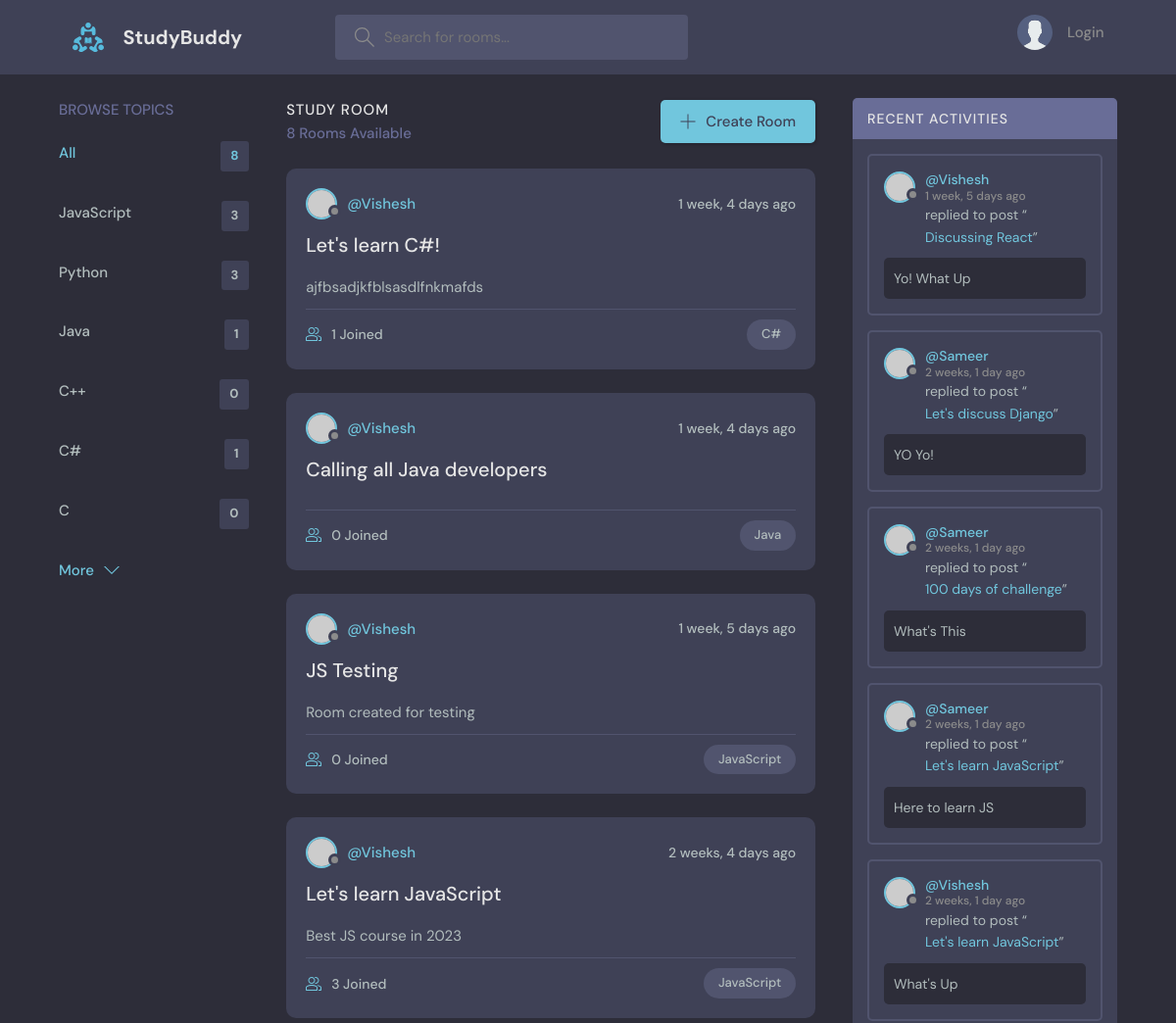
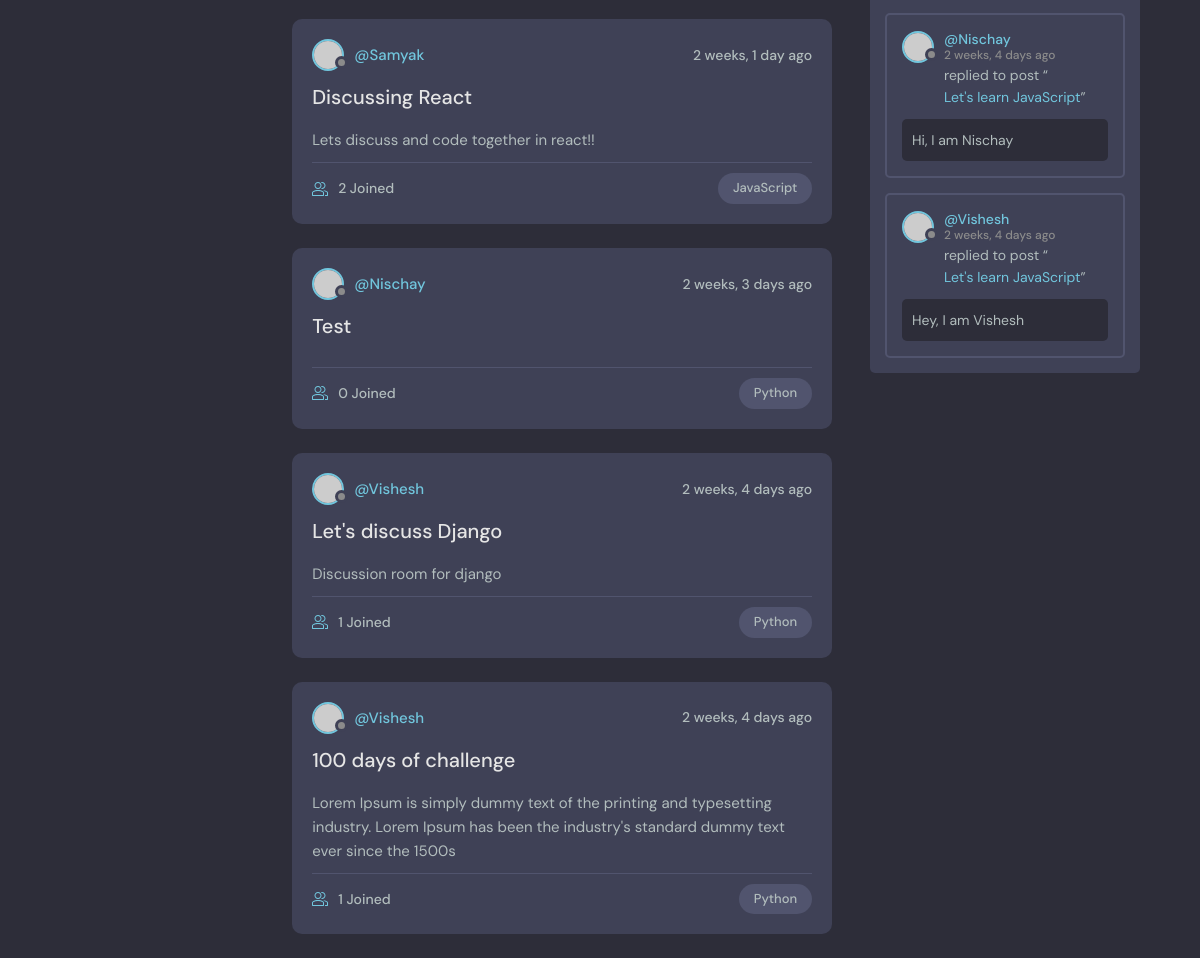
The page / on the database its author committed (2 pictures, top to bottom).
### base/models.py (models this page shows, shortened)
class Topic(models.Model):
    name = models.CharField(max_length=200)
    def __str__(self) -> str:
        return self.name

class Room(models.Model):
    host = models.ForeignKey(User, on_delete=models.SET_NULL, null=True)
    topic = models.ForeignKey(Topic, on_delete=models.SET_NULL, null=True)
    name = models.CharField(max_length=200)
    description = models.TextField(null=True, blank=True)
    participants = models.ManyToManyField(User, related_name='participants', blank=True)
    updated = models.DateTimeField(auto_now=True)
    created = models.DateTimeField(auto_now_add=True)
    def __str__(self) -> str:
        return self.name
    class Meta:
        ordering = ['-updated', '-created']

class Message(models.Model):
    user = models.ForeignKey(User, on_delete=models.CASCADE)
    room = models.ForeignKey(Room, on_delete=models.CASCADE)
    body = models.TextField()
    updated = models.DateTimeField(auto_now=True)
    created = models.DateTimeField(auto_now_add=True)
    class Meta:
        ordering = ['-updated', '-created']

### base/views.py (the view)
# urls.py: 2. Add a URL to urlpatterns:  path('', views.home, name='home')
def home(request):
    q = request.GET.get('q')
    topics = Topic.objects.all()
    rooms = Room.objects.all()
    msgs = Message.objects.all()  # ordering set in Message class in models using Meta dunctionality
    if q != None:
        rooms = Room.objects.filter(Q(topic__name__icontains=q) | Q(name__icontains=q) | Q(description__icontains=q))
        msgs = Message.objects.filter(Q(room__topic__name__icontains=q))
    room_count = rooms.count()
    context = {'rooms' : rooms, 'topics' : topics, 'room_count' : room_count, 'all_messages' : msgs}
    return render(request, 'base/home.html', context)

### base/templates/base/home.html
{% extends 'main.html' %}
{% block content %}
    <main class="layout layout--3">
      <div class="container">
        {% include 'base/topics_component.html' %}
        {% include 'base/feed_component.html' %}
        {% include 'base/activity_component.html' %}
      </div>
    </main>
{% endblock content %}

### base/templates/base/topics_component.html
<div class="topics">
    <div class="topics__header">
        <h2>Browse Topics</h2>
    </div>
    <ul class="topics__list">
        <li>
            <a href="{% url 'home' %}" class="active">All <span>{{room_count}}</span></a>
        </li>
        {% for topic in topics %}
        <li>
            <a href="{% url 'home' %}?q={{topic.name}}">{{topic.name}} <span>{{topic.room_set.all.count}}</span></a>
        </li>
        {% endfor %}
    </ul>
    <a class="btn btn--link" href="{% url 'topics' %}">
        More
        <svg version="1.1" xmlns="http://www.w3.org/2000/svg" width="32" height="32" viewBox="0 0 32 32">
            <title>chevron-down</title>
            <path d="M16 21l-13-13h-3l16 16 16-16h-3l-13 13z"></path>
        </svg>
    </a>
</div>

### base/templates/base/feed_component.html (shortened to what this page needs)
<div class="roomList">
    <div class="roomList__header">
        <div>
            <h2>Study Room</h2>
            <p>{{room_count}} Rooms Available</p>
        </div>
        <a class="btn btn--main" href="{% url 'create-room' %}">
            <svg version="1.1" xmlns="http://www.w3.org/2000/svg" width="32" height="32" viewBox="0 0 32 32">
                <title>add</title>
                <path
                    d="M16.943 0.943h-1.885v14.115h-14.115v1.885h14.115v14.115h1.885v-14.115h14.115v-1.885h-14.115v-14.115z">
                </path>
            </svg>
            Create Room
        </a>
    </div>
    {% for room in rooms %}
    <div class="roomListRoom">
        <div class="roomListRoom__header">
            <a href="{% url 'user-profile' room.host.id %}" class="roomListRoom__author">
                <div class="avatar avatar--small">
                    <img src="https://randomuser.me/api/portraits/women/11.jpg" />
                </div>
                <span>@{{room.host.username}}</span>
            </a>
            <div class="roomListRoom__actions">
                <span>{{room.created|timesince}} ago</span>
            </div>
        </div>
        <div class="roomListRoom__content">
            <a href="{% url 'room' room.id %}">{{room.name}}</a>
            <p>
                {{room.description}}
            </p>
        </div>
        <div class="roomListRoom__meta">
            <a class="roomListRoom__joined">
                {{room.participants.count}} Joined
            </a>
            <p class="roomListRoom__topic">{{room.topic}}</p>
        </div>
    </div>
    {% endfor %}
</div>

### base/templates/base/activity_component.html (shortened to what this page needs)
<div class="activities">
  <div class="activities__header">
    <h2>Recent Activities</h2>
  </div>
  {% for m in all_messages %}
  <div class="activities__box">
    <div class="activities__boxHeader roomListRoom__header">
      <a href="{% url 'user-profile' m.user.id %}" class="roomListRoom__author">
        <div class="avatar avatar--small">
          <img src="https://randomuser.me/api/portraits/women/11.jpg" />
        </div>
        <p>
          @{{m.user.username}}
          <span>{{m.created|timesince}} ago</span>
        </p>
      </a>
    </div>
    <div class="activities__boxContent">
      <p>
        replied to post “<a href="{% url 'room' m.room.id %}">{{m.room}}</a>”
      </p>
      <div class="activities__boxRoomContent">
        {{m.body}}
      </div>
    </div>
  </div>
  {% endfor %}
</div>

### rows shown on the page
Topic: name "JavaScript", room_set.all.count "3"
Topic: name "Python", room_set.all.count "3"
Topic: name "Java", room_set.all.count "1"
Topic: name "C++", room_set.all.count "0"
Topic: name "C#", room_set.all.count "1"
Topic: name "C", room_set.all.count "0"
Room: host.username "Vishesh", created "1 week, 4 days", name "Let's learn C#!", description "ajfbsadjkfblsasdlfnkmafds", participants.count "1", topic "C#"
Room: host.username "Vishesh", created "1 week, 4 days", name "Calling all Java developers", participants.count "0", topic "Java"
Room: host.username "Vishesh", created "1 week, 5 days", name "JS Testing", description "Room created for testing", participants.count "0", topic "JavaScript"
Room: host.username "Vishesh", created "2 weeks, 4 days", name "Let's learn JavaScript", description "Best JS course in 2023", participants.count "3", topic "JavaScript"
Room: host.username "Samyak", created "2 weeks, 1 day", name "Discussing React", description "Lets discuss and code together in react!!", participants.count "2", topic "JavaScript"
Room: host.username "Nischay", created "2 weeks, 3 days", name "Test", participants.count "0", topic "Python"
Room: host.username "Vishesh", created "2 weeks, 4 days", name "Let's discuss Django", description "Discussion room for django", participants.count "1", topic "Python"
Room: host.username "Vishesh", created "2 weeks, 4 days", name "100 days of challenge", description "Lorem Ipsum is simply dummy text of the printing and typesetting industry. Lorem Ipsum has been the industry's standard dummy text ever since the 1500s", participants.count "1", topic "Python"
Message: user.username "Vishesh", created "1 week, 5 days", room "Discussing React", body "Yo! What Up"
Message: user.username "Sameer", created "2 weeks, 1 day", room "Let's discuss Django", body "YO Yo!"
Message: user.username "Sameer", created "2 weeks, 1 day", room "100 days of challenge", body "What's This"
Message: user.username "Sameer", created "2 weeks, 1 day", room "Let's learn JavaScript", body "Here to learn JS"
Message: user.username "Vishesh", created "2 weeks, 1 day", room "Let's learn JavaScript", body "What's Up"
Message: user.username "Nischay", created "2 weeks, 4 days", room "Let's learn JavaScript", body "Hi, I am Nischay"
Message: user.username "Vishesh", created "2 weeks, 4 days", room "Let's learn JavaScript", body "Hey, I am Vishesh"

### other values the page prints
{{ room_count }} "8"
